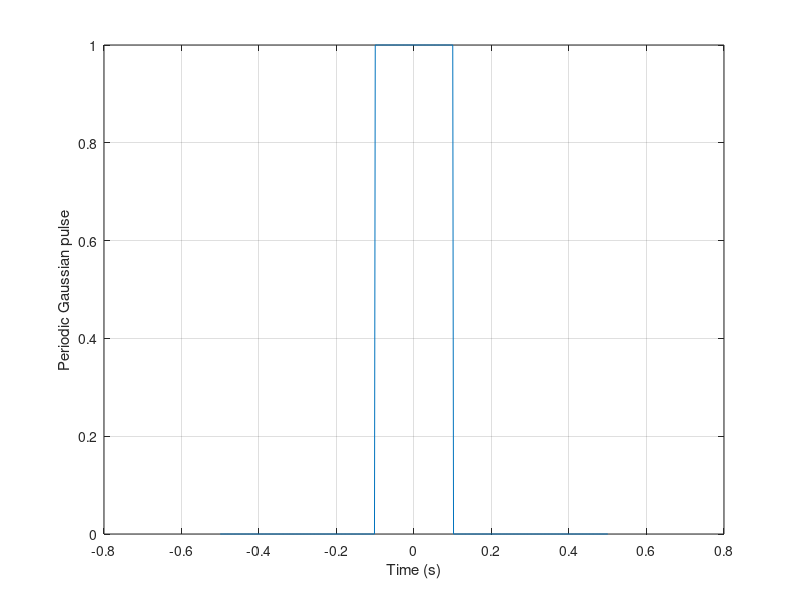

Write MATLAB code to recreate this figure.
clear all

fs=500;
T=0.2;

t=-0.5:1/fs:0.5;

x=rectpuls(t,T);

plot(t,x)
grid on
xlabel 'Time (s)', ylabel 'Periodic Gaussian pulse'
